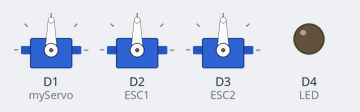
Bench run of a sketch on a simulated ESP8266 (NodeMCU). Shown: 3 × servo, output pins drawn as LEDs (lit = HIGH). WiFi joins after 1.5 s; servers stay silent unless stated; what the sketch prints to the serial monitor is not drawn.

Above: at 1.7 s.
Timing chart, 0 to 3.4 s (numbered marks = the images above):
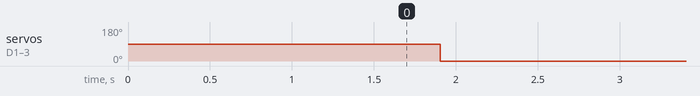

Measured:
- by itself, servo on D1 (myServo), servo on D2 (ESC1), servo on D3 (ESC2): 90° → 0° at 1.9 s

The sketch:

CARTE_WIFI_VOITURE.ino
```cpp
#include <ESP8266WiFi.h>
#include <ESP8266HTTPClient.h>
#include <WiFiClient.h>

#include <Servo.h>

#include <ESP8266WiFiMulti.h>
ESP8266WiFiMulti WiFiMulti;

const char* ssid = "Bugati_Chiron";
const char* password = "vive_l-ecam";

//Your IP address or domain name with URL path
const char* serverNameESC = "http://192.168.4.1/ESC";
const char* serverNameServo = "http://192.168.4.1/Servo";

String Str_Valeur_ESC;
String Str_Valeur_Servo;
int Valeur_ESC;
int Valeur_Servo;

#define LED D4

unsigned long previousMillis = 0;
const long interval = 5;

Servo myServo;
Servo ESC1;
Servo ESC2;

void setup() {
  Serial.begin(115200);
  Serial.println();
  Serial.print("Connecting to ");
  Serial.println(ssid);
  WiFi.begin(ssid, password);
  while (WiFi.status() != WL_CONNECTED) {
    delay(500);
    Serial.print(".");
  }
  Serial.println("");
  Serial.println("Connected to WiFi");

  pinMode(LED, OUTPUT);

  myServo.attach(D1);
  ESC1.attach(D2);
  ESC2.attach(D3);

}

void loop() {
  unsigned long currentMillis = millis();
  if ((WiFi.status() != WL_CONNECTED) && (currentMillis - previousMillis >=interval)) {
    Serial.println("Reconnecting to WIFI network");
    ESP.restart();
  }
  else if((currentMillis - previousMillis >= interval) && (WiFi.status() == WL_CONNECTED)) {
     // Check WiFi connection status
    Str_Valeur_ESC = httpGETRequest(serverNameESC);
    Str_Valeur_Servo = httpGETRequest(serverNameServo);

    Valeur_ESC = Str_Valeur_ESC.toInt();
    Valeur_Servo = Str_Valeur_Servo.toInt();


    myServo.write(Valeur_Servo);
    ESC1.write(Valeur_ESC);
    ESC2.write(Valeur_ESC);

    //Serial.println(Valeur_ESC);
    Serial.println("ESC: " + Str_Valeur_ESC + " - Servo: " + Str_Valeur_Servo);
    // save the last HTTP GET Request
    previousMillis = currentMillis;
  }
}

String httpGETRequest(const char* serverName) {
  WiFiClient client;
  HTTPClient http;

  // Your IP address with path or Domain name with URL path
  http.begin(client, serverName);

  // Send HTTP POST request
  int httpResponseCode = http.GET();

  String payload = "--";

  if (httpResponseCode>0) {
    Serial.print("HTTP Response code: ");
    Serial.println(httpResponseCode);
    payload = http.getString();
  }
  else {
    Serial.print("Error code: ");
    Serial.println(httpResponseCode);
  }
  // Free resources
  http.end();

  return payload;
}
```
